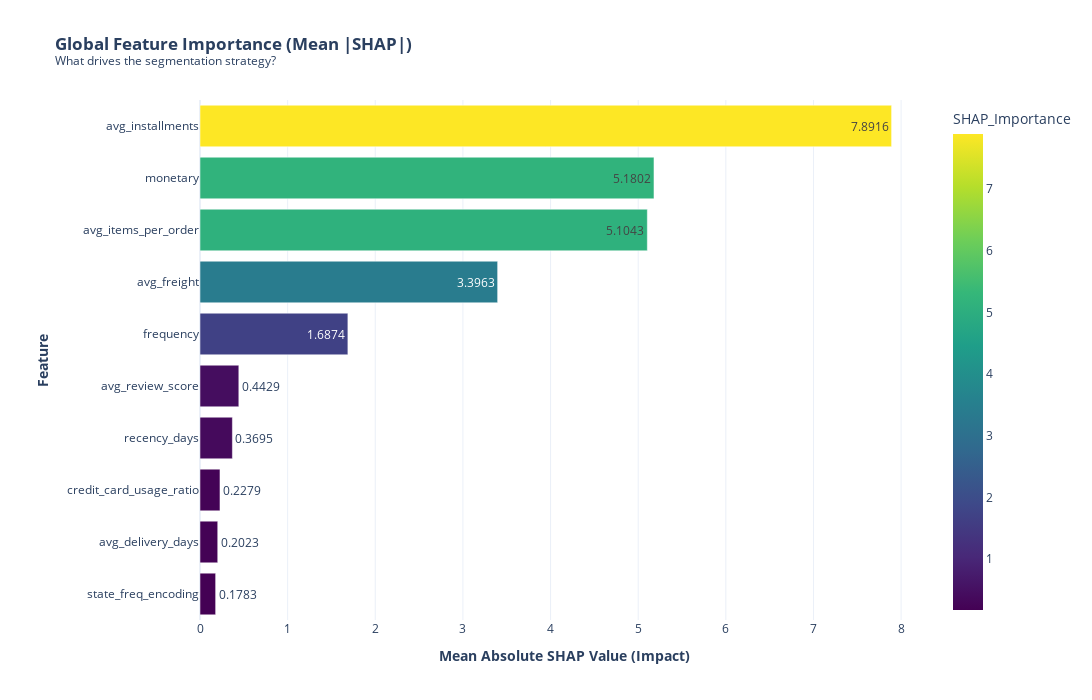

The notebook cell this image was saved under:
### Code cell
# 5. Visualization (Plotly)
fig = px.bar(
    df_importance,
    x='SHAP_Importance',
    y='Feature',
    orientation='h',
    title="<b>Global Feature Importance (Mean |SHAP|)</b><br><sup>What drives the segmentation strategy?</sup>",
    text_auto='.4f',
    color='SHAP_Importance',
    color_continuous_scale='Viridis'
)

fig.update_layout(
    height=700,
    width=1400,
    margin=dict(l=200, r=100),
    xaxis_title="<b>Mean Absolute SHAP Value (Impact)</b>",
    yaxis_title="<b>Feature</b>",
    template="plotly_white",
    showlegend=False
)

# Save and Show
fig.write_image(f"{FIGURES_DIR}task6_global_importance.png", scale=3, width=1400, height=700)
fig.show()

# 6. Output Top Drivers
top_3 = df_importance.sort_values(by='SHAP_Importance', ascending=False).head(3)['Feature'].tolist()
print(f"\n[INSIGHT] The Top 3 Global Drivers are: {top_3}")

### Figure 1 — Plotly figure (JSON) as saved in the notebook; plotly's stock layout.template omitted (floating-point values rounded to 4 significant figures)
{"data": [{"hovertemplate": "SHAP_Importance=%{marker.color}<br>Feature=%{y}<extra></extra>", "legendgroup": "", "marker": {"color": [0.1783, 0.2023, 0.2279, 0.3695, 0.4429, 1.687, 3.396, 5.104, 5.18, 7.892], "coloraxis": "coloraxis", "pattern": {"shape": ""}}, "name": "", "orientation": "h", "showlegend": false, "textposition": "auto", "texttemplate": "%{x:.4f}", "type": "bar", "x": [0.1783, 0.2023, 0.2279, 0.3695, 0.4429, 1.687, 3.396, 5.104, 5.18, 7.892], "xaxis": "x", "y": ["state_freq_encoding", "avg_delivery_days", "credit_card_usage_ratio", "recency_days", "avg_review_score", "frequency", "avg_freight", "avg_items_per_order", "monetary", "avg_installments"], "yaxis": "y"}], "layout": {"barmode": "relative", "coloraxis": {"colorbar": {"title": {"text": "SHAP_Importance"}}, "colorscale": [[0, "#440154"], [0.1111, "#482878"], [0.2222, "#3e4989"], [0.3333, "#31688e"], [0.4444, "#26828e"], [0.5556, "#1f9e89"], [0.6667, "#35b779"], [0.7778, "#6ece58"], [0.8889, "#b5de2b"], [1, "#fde725"]]}, "height": 700, "legend": {"tracegroupgap": 0}, "margin": {"l": 200, "r": 100}, "showlegend": false, "title": {"text": "<b>Global Feature Importance (Mean |SHAP|)</b><br><sup>What drives the segmentation strategy?</sup>"}, "width": 1400, "xaxis": {"anchor": "y", "domain": [0, 1], "title": {"text": "<b>Mean Absolute SHAP Value (Impact)</b>"}}, "yaxis": {"anchor": "x", "domain": [0, 1], "title": {"text": "<b>Feature</b>"}}}}
